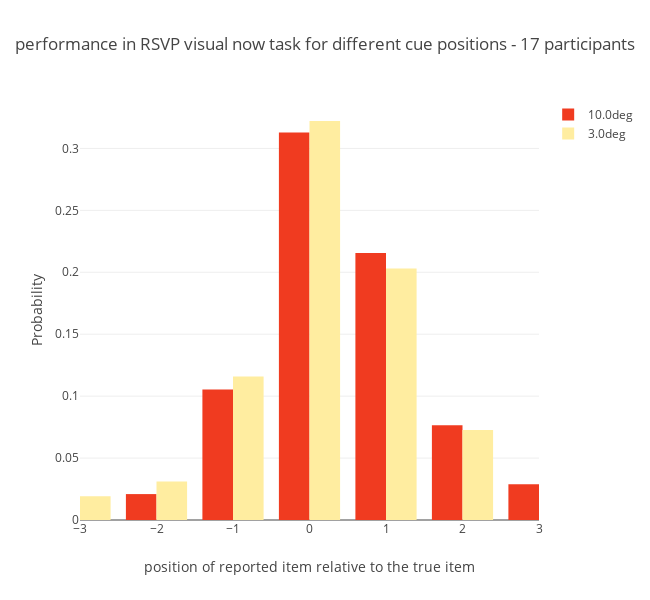

The notebook cell this image was saved under:
### Code cell
trace_data = []
for j,ecc in enumerate(cuePosdata['cueEccentricity1'].unique().sort()):
        ecc_data = cuePosdata[cuePosdata['cueEccentricity1']==ecc]
        trace_data.append(go.Histogram(x = ecc_data['responsePosRelative0'].to_numpy(), 
                                  histnorm='probability',name = str(ecc) + 'deg', opacity = 1, marker = dict(color = colors[j])))

        
fig = tools.make_subplots(rows=1, cols=1)
fig['layout'].update(barmode='group', title = 'performance in RSVP visual now task for different cue positions - '+str(int(len(data)/280))+' participants', height=600,width = 650)
fig['layout']['xaxis1'].update(range = [-3,3], title='position of reported item relative to the true item')
fig['layout']['yaxis1'].update(title='Probability')
for i in range(ecc_length):
    fig.add_trace(trace_data[ecc_length -1 - i], 1, 1)
iplot(fig, filename='SPE_distributions_zoomed_in')

### Figure 1 — Plotly figure (JSON) as saved in the notebook; plotly's stock layout.template omitted (floating-point values rounded to 4 significant figures; data arrays with more than 128 entries replaced by an {"elided": "..."} marker saying what was removed)
{"data": [{"histnorm": "probability", "marker": {"color": "rgb(240,59,32)"}, "name": "10.0deg", "opacity": 1, "type": "histogram", "uid": "cc7616db-a87e-4d63-97ea-4a4d6a0179a6", "x": {"elided": "1243 int values"}, "xaxis": "x", "yaxis": "y"}, {"histnorm": "probability", "marker": {"color": "rgb(255,237,160)"}, "name": "3.0deg", "opacity": 1, "type": "histogram", "uid": "5e5577b1-fb63-4f50-b10b-f0296414a4e8", "x": {"elided": "1251 int values"}, "xaxis": "x", "yaxis": "y"}], "layout": {"barmode": "group", "height": 600, "title": {"text": "performance in RSVP visual now task for different cue positions - 17 participants"}, "width": 650, "xaxis": {"anchor": "y", "domain": [0, 1], "range": [-3, 3], "title": {"text": "position of reported item relative to the true item"}}, "yaxis": {"anchor": "x", "domain": [0, 1], "title": {"text": "Probability"}}}}
